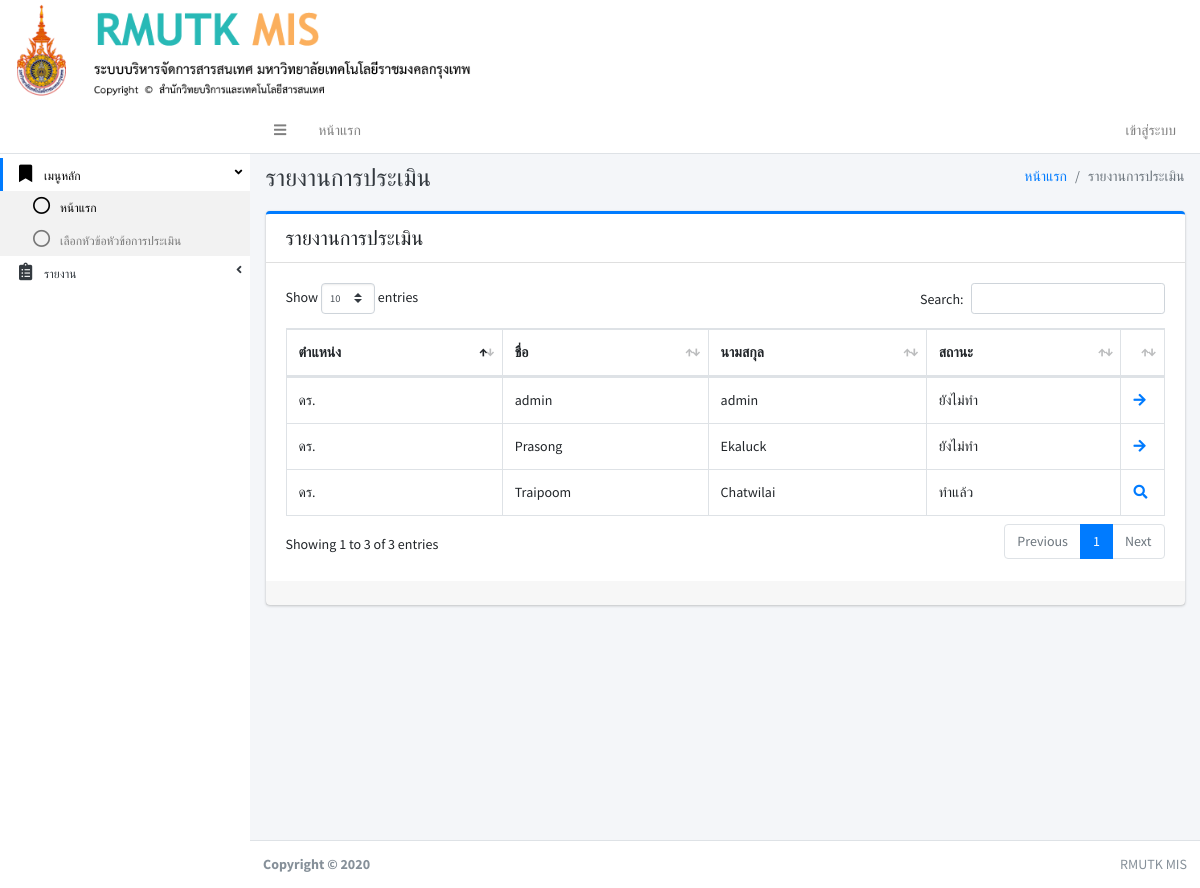
Before: /index.php?pa6 with the older database file.
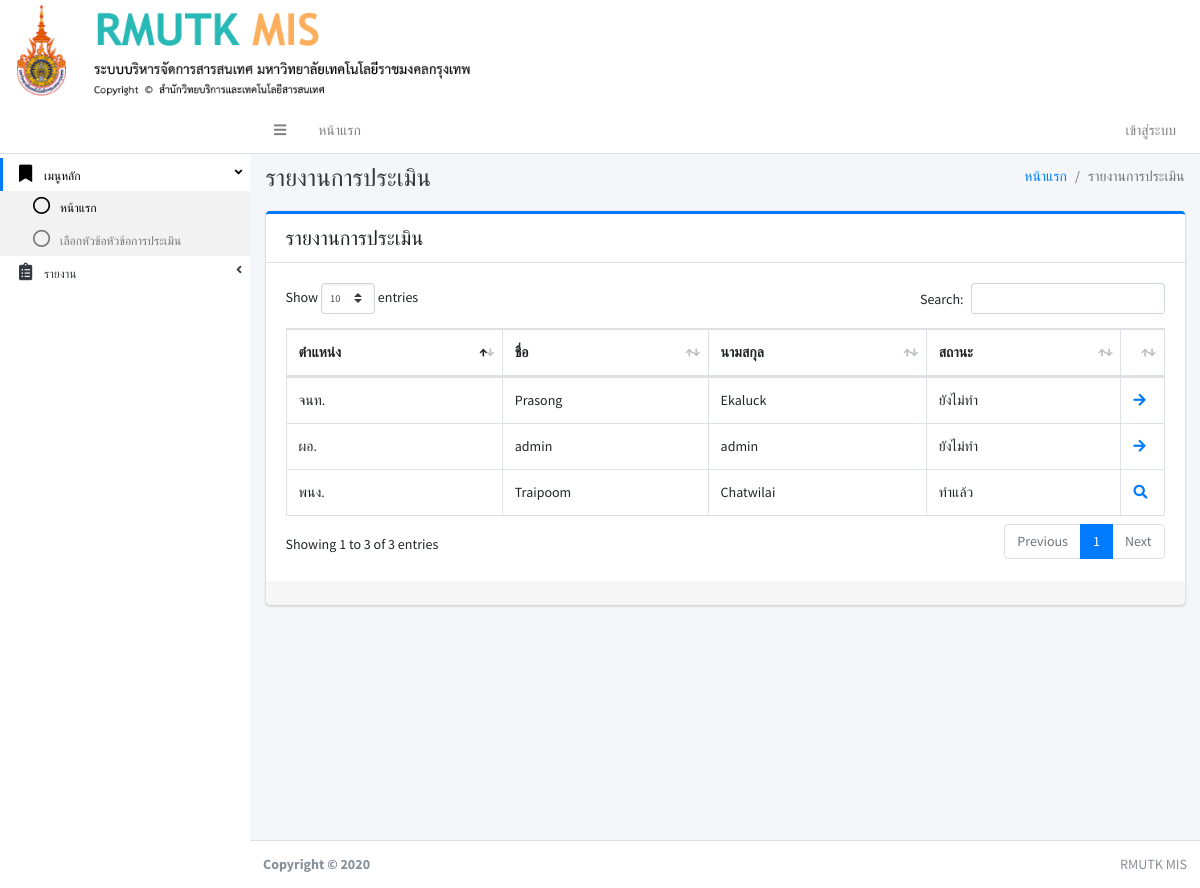
After: the same page with the newer database file.
### tables this page shows
CREATE TABLE IF NOT EXISTS `user` (
`user_id` int(11) NOT NULL,
  `first_name` varchar(150) NOT NULL,
  `last_name` varchar(150) NOT NULL,
  `username` varchar(150) NOT NULL,
  `password` varchar(150) NOT NULL,
  `user_tumn` varchar(250) NOT NULL,
  `user_status` int(11) NOT NULL
);

### page/pa6.php (the view, shortened to what this page needs)
<div class="content-header">
	<div class="container-fluid">
		<div class="row mb-2">
			<div class="col-sm-6">
				<h1 class="m-0 text-dark">รายงานการประเมิน</h1>
			</div>
			<div class="col-sm-6">
				<ol class="breadcrumb float-sm-right">
					<li class="breadcrumb-item"><a href="#">หน้าแรก</a></li>
					<li class="breadcrumb-item active">รายงานการประเมิน</li>
				</ol>
			</div>
		</div>
	</div>
</div>
<div class="content">
	<div class="container-fluid">
		<div class="row">
			<div class="col-lg-12">
				<div class="card card-primary card-outline ">
					<div class="card-header noprint">
						<h5 class="m-0">รายงานการประเมิน</h5>
					</div>
					<div class="card-body">
						<?php
						include './conn.php';
						$sqlhuser=" SELECT * FROM user ";
						$qryhuser = mysqli_query($conn,$sqlhuser);
						?>
						<table id="example1" class="table table-bordered table-hover">
							<thead>
								<tr>
									<th>ตำแหน่ง</th>
									<th>ชื่อ</th>
									<th>นามสกุล</th>
									<th>สถานะ</th>
									<th></th>
								</tr>
							</thead>
							<tbody>
								<?php
								while ($rowhuser = $qryhuser->fetch_array()) {
									$uid = $rowhuser['user_id'];
									$sqlac = " SELECT * FROM f_action WHERE f_ac_user_c_id =  '$uid' ";
									$qryac = mysqli_query($conn,$sqlac);
									$rowcheckac = mysqli_num_rows($qryac);
									?>
									<tr>
										<td><?php echo $rowhuser['user_tumn']; ?></td>
										<td><?php echo $rowhuser['first_name']; ?></td>
										<td><?php echo $rowhuser['last_name']; ?></td>
										<?php
										if ($rowcheckac > 0) { ?>
											<td>ทำแล้ว</td>
											<td width="5px"><a href="index.php?pa2&user_c_id=<?php echo ($rowhuser['user_id']) ?>" target="_blank"><i class="fas fa-search"></i></a></td>
										<?php }else{ ?>
											<td>ยังไม่ทำ</td>
											<td width="5px"><a href="index.php?pa4&user_c_id=<?php echo ($rowhuser['user_id']) ?>" target="_blank"><i class="fas fa-arrow-right"></i></a></td>
										<?php } ?>
									</tr>
								<?php } ?>
							</tbody>
						</table>
					</div>
					<div class="card-footer">
					</div>
				</div>
			</div>
		</div>
	</div>
</div>

Changed rows visible on the page:
changed user "admin": user_tumn "ดร." → "ผอ."
changed user "Prasong": user_tumn "ดร." → "จนท."
changed user "Traipoom": user_tumn "ดร." → "พนง."
